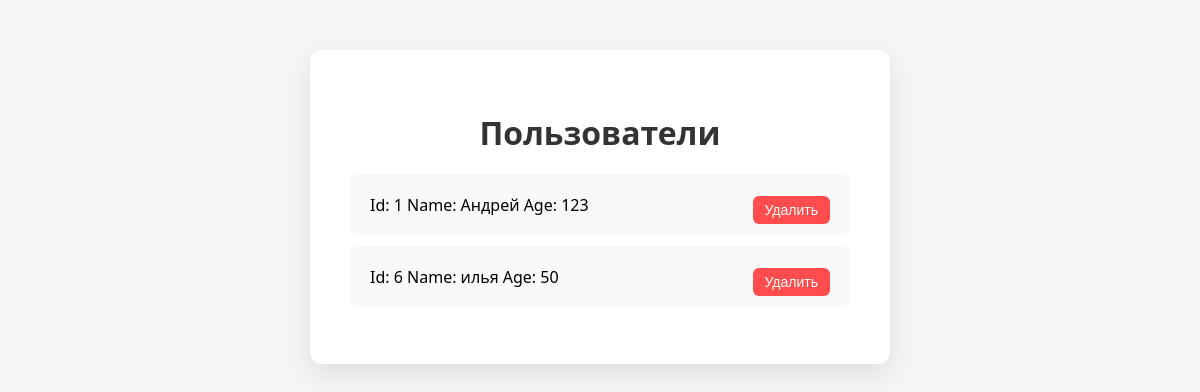
Before: /all/ with the older database file.
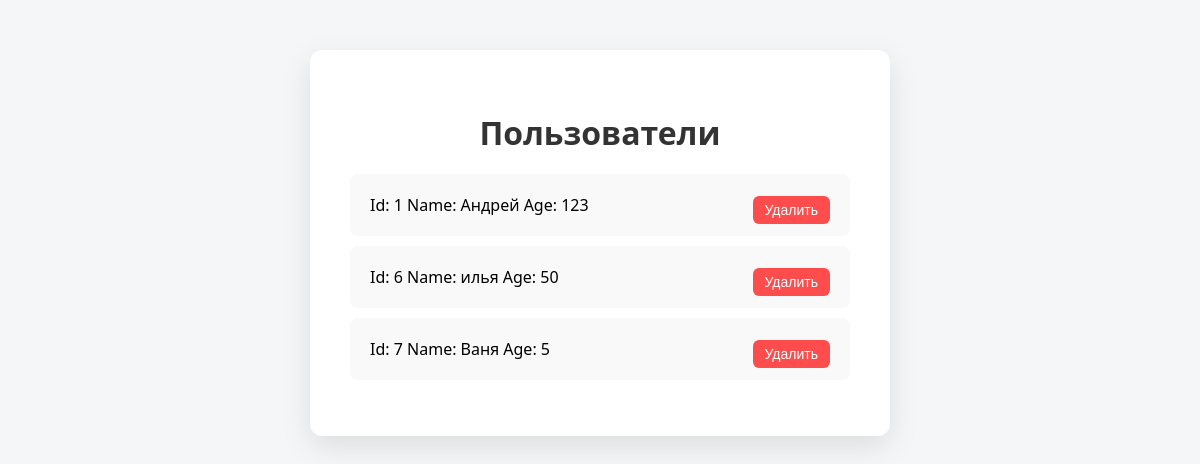
After: the same page with the newer database file.
### product/models.py (models this page shows)
class User(models.Model):
    name = models.CharField(max_length=30)
    age = models.IntegerField()
    archived = models.BooleanField(default=False)

### product/views.py (the view)
# urls.py: path('all/', views.all, name='all'),
def all(request):
    users = User.objects.all()
    return render(request, 'all.html', {'users': users})

### product/templates/all.html (shortened to what this page needs)
{% load static %}
<!DOCTYPE html>
<html lang="ru">
<head>
  <link rel="stylesheet" href="{% static 'product/css/styles.css' %}">
</head>
<body>
<div class="container">
  <h1>Пользователи</h1>
  <ul>
    {% for user in users %}
    <li>
      <a href="/show/{{ user.id }}" class="task-text">
        <span class="task-text">Id: {{ user.id }}      Name: {{ user.name }}       Age: {{ user.age }}</span>
      </a>
      {% if user.archived %}
       <a href="{% url 'recover' user.id %}">
         <button class="recover-btn">Восстановить</button>
       </a>
      {% else %}
       <a href="{% url 'delete' user.id %}">
         <button class="delete-btn">Удалить</button>
       </a>
      {% endif %}
    </li>
    {% endfor %}
  </ul>
</div>
</body>
</html>

### product/static/product/css/styles.css (style rules this page uses)
body { font-family: 'Segoe UI', Tahoma, Geneva, Verdana, sans-serif; background: #f4f6f8; margin: 0; padding: 0; display: flex; flex-direction: column; align-items: center; min-height: 100vh; }
.container { background: #fff; margin-top: 50px; border-radius: 12px; box-shadow: 0 10px 30px rgba(0, 0, 0, 0.1); padding: 40px; width: 100%; max-width: 500px; }
h1, h2 { text-align: center; color: #333; margin-bottom: 20px; }
ul { list-style: none; padding: 0; }
li { background: #f9f9f9; padding: 12px 20px; margin-bottom: 10px; border-radius: 8px; transition: background 0.3s ease; display: flex; justify-content: space-between; align-items: center; }
.task-text { flex-grow: 1; display: block; text-decoration: none; color: inherit; }
.delete-btn { background: #ff4d4d; color: white; border: none; padding: 6px 12px; border-radius: 6px; cursor: pointer; font-size: 14px; transition: background 0.3s ease; }
button { background: #6c757d; color: white; border: none; padding: 10px; border-radius: 8px; font-size: 16px; cursor: pointer; margin-top: 10px; transition: background 0.3s ease; }

Changed rows visible on the page:
added User: id "7", name "Ваня", age "5", archived "Удалить"
